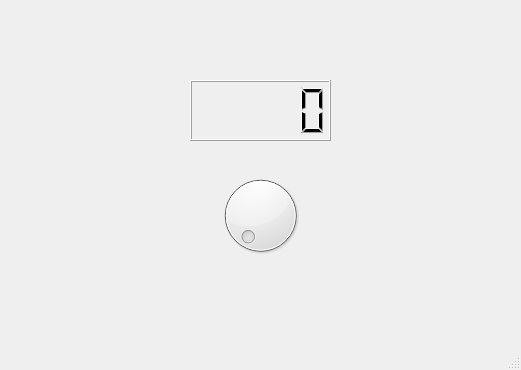
<?xml version="1.0" encoding="UTF-8"?>
<ui version="4.0">
 <class>MainWindow</class>
 <widget class="QMainWindow" name="MainWindow">
  <property name="geometry">
   <rect>
    <x>0</x>
    <y>0</y>
    <width>521</width>
    <height>370</height>
   </rect>
  </property>
  <property name="windowTitle">
   <string>MainWindow</string>
  </property>
  <widget class="QWidget" name="centralwidget">
   <widget class="QLCDNumber" name="lcdNumber">
    <property name="geometry">
     <rect>
      <x>190</x>
      <y>80</y>
      <width>141</width>
      <height>61</height>
     </rect>
    </property>
   </widget>
   <widget class="QDial" name="dial">
    <property name="geometry">
     <rect>
      <x>210</x>
      <y>170</y>
      <width>101</width>
      <height>91</height>
     </rect>
    </property>
   </widget>
  </widget>
  <widget class="QMenuBar" name="menubar">
   <property name="geometry">
    <rect>
     <x>0</x>
     <y>0</y>
     <width>521</width>
     <height>25</height>
    </rect>
   </property>
  </widget>
  <widget class="QStatusBar" name="statusbar"/>
 </widget>
 <resources/>
 <connections>
  <connection>
   <sender>dial</sender>
   <signal>valueChanged(int)</signal>
   <receiver>MainWindow</receiver>
   <slot>lcd_slot()</slot>
   <hints>
    <hint type="sourcelabel">
     <x>276</x>
     <y>241</y>
    </hint>
    <hint type="destinationlabel">
     <x>145</x>
     <y>237</y>
    </hint>
   </hints>
  </connection>
 </connections>
 <slots>
  <slot>lcd_slot()</slot>
 </slots>
</ui>
